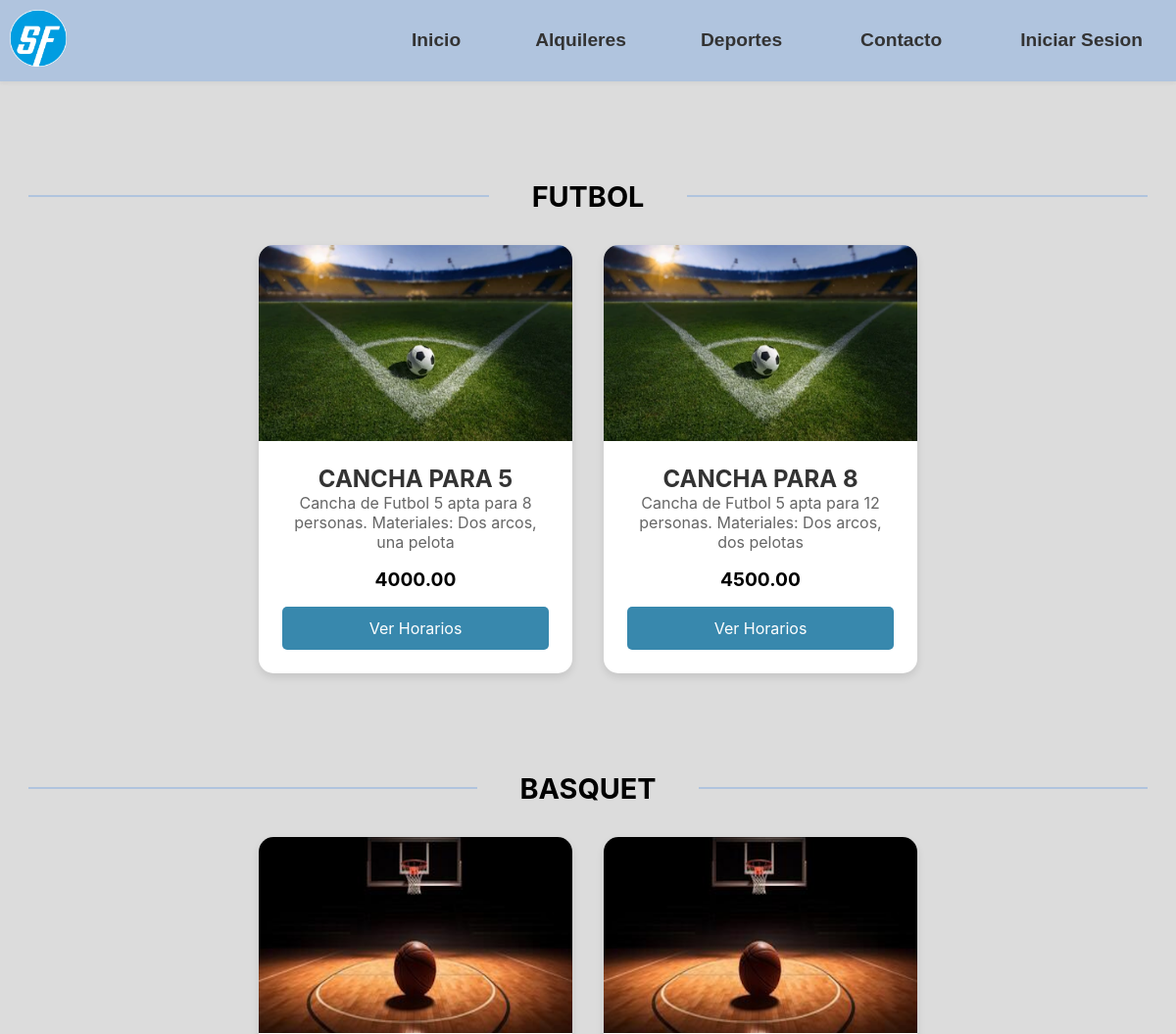
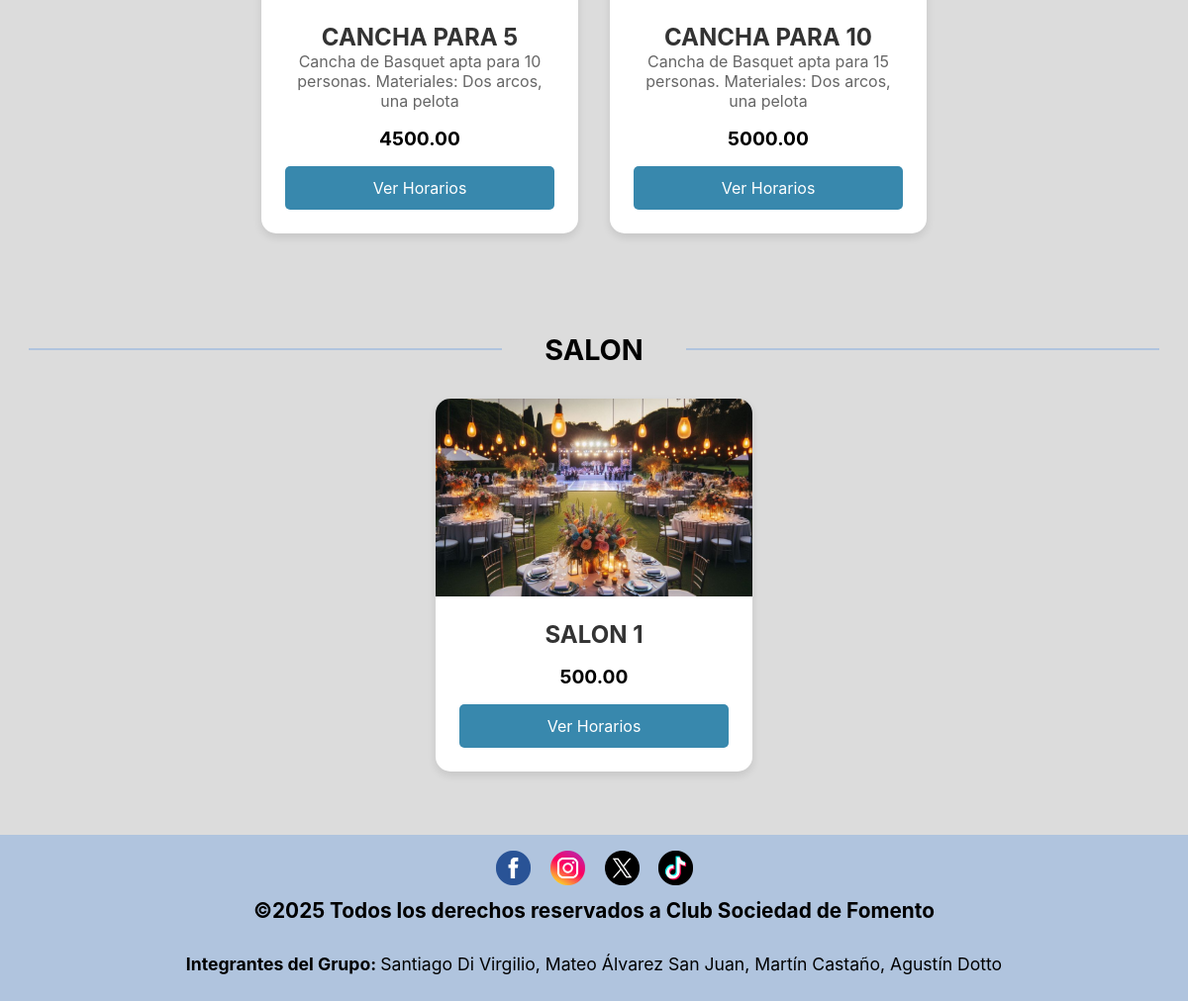
/alquileres.php, run on the app's committed database (2 pictures, top to bottom).
### tables this page shows
CREATE TABLE `deportes` (
  `id_deporte` int(5) NOT NULL,
  `nombre` varchar(50) NOT NULL,
  `descripcion` varchar(255) NOT NULL,
  `cupo_maximo` int(5) NOT NULL
);

CREATE TABLE `canchas` (
  `id_cancha` int(5) NOT NULL,
  `nombre` varchar(50) NOT NULL,
  `tipo` varchar(30) NOT NULL,
  `descripcion` varchar(255) NOT NULL,
  `precio_hora` decimal(10,2) NOT NULL
);

### alquileres.php (the view, shortened to what this page needs)
<!DOCTYPE html>
<html lang="es">
<head>
	<link rel="stylesheet" href="https://cdnjs.cloudflare.com/ajax/libs/font-awesome/4.7.0/css/font-awesome.min.css">
	<link rel="stylesheet" type="text/css" href="css/estilos.css">
</head>
<body>
	<header>
		<a href="index.php"><img src="imagenes/logo.webp" alt="Logo de la página" class="logo"></a>
	<?php
    include("NAV.php");
    include("conexion.php");
    ?>
    </header>
<?php
        $resultado_2 = mysqli_query($conexion, "SELECT * FROM deportes");
?>
        <?php while($variable_2 = mysqli_fetch_assoc($resultado_2)){?>
            <section class="titulo_deportes" id="<?php echo htmlspecialchars($variable_2["nombre"]); ?>">
                <h2><span><?php echo htmlspecialchars($variable_2["nombre"]); ?></span></h2>
                <div class="canchas-container">
                    <?php $resultado_1 = mysqli_query($conexion, "SELECT * FROM canchas"); ?>
                    <?php while($variable_1 = mysqli_fetch_assoc($resultado_1)){?>
                        <?php if($variable_1["tipo"] == $variable_2["nombre"]){?>
                            <div class="cancha-card">
                                <img src="imagenes/<?php echo $variable_1['tipo'].'.png'; ?>" alt="<?php echo $variable_1['nombre']; ?>">
                            <div class="cancha-card-body">
                                <h4><?php echo $variable_1["nombre"]; ?></h4>
                                <p><?php echo $variable_1["descripcion"]; ?></p>
                                <p class="precio"><?php echo $variable_1["precio_hora"]; ?></p>
                                <button class="btn-ver-horarios" data-cancha-id="<?php echo $variable_1['id_cancha']; ?>" data-cancha-nombre="<?php echo htmlspecialchars($variable_1['nombre'], ENT_QUOTES); ?>">Ver Horarios</button>
                            </div>
                            </div>
                        <?php }?>
                    <?php }?>
                </div>
            </section>
        <?php }?>
<footer>
<?php
    include("FOOTER.php");
?>
</footer>
</body>
</html>

### NAV.php (shortened to what this page needs)
<html>
    <nav id="menu_hamburguesa">
    <ul>
			<li><a href="index.php">Inicio</a></li>
			<li class="dropdown">
				<a>Alquileres</a>
			</li>
			<li><a href="deportes.php">Deportes</a></li>
			<li><a href="contacto.php">Contacto</a></li>
			<?php
			if (!empty($_SESSION['VARIABLE'])){
				echo '<li><a href="administracion.php">Administracion</a></li>';
                echo '<li><a href="cerrar_sesion.php">Cerrar Sesion</a></li>';
            }
			else{
			echo '<li><a href="iniciar_sesion.php">Iniciar Sesion</a></li>';
			}
		    ?>
        </ul>
    </nav>
</html>

### FOOTER.php
<html>
	<div>
	<div class="redes-sociales">
		<a href="https://es-la.facebook.com/" target="_blank"><img src="imagenes/icono_facebook.webp" alt="Facebook" class="redes"></a>
		<a href="https://www.instagram.com/" target="_blank"><img src="imagenes/icono_instagram.webp" alt="Instagram" class="redes"> </a>
		<a href="https://twitter.com/i/flow/login?input_flow_data=%7B%22requested_variant%22%3A%22eyJsYW5nIjoiZXMifQ%3D%3D%22%7D" target="_blank"><img src="imagenes/icono_twitter.webp" alt="Twitter" class="redes"></a>
		<a href="https://www.tiktok.com/" target="_blank"><img src="imagenes/icono_tiktok.webp" alt="Tik Tok" class="redes"></a>
	</div>
	<div>
	<li class="legales"><strong>©2025 Todos los derechos reservados a Club Sociedad de Fomento</strong></li>
	</div>
	<div>
	<ul id="sobre_nosotros_footer">
		<li><strong>Integrantes del Grupo: </strong>Santiago Di Virgilio, Mateo Álvarez San Juan, Martín Castaño, Agustín Dotto</li>
	</ul>
	</div>
	</div>
</html>

### css/estilos.css (style rules this page uses)
* { padding: 0; margin: 0; }
body { background-color: #dcdcdc; font-family: -apple-system, BlinkMacSystemFont, "Segoe UI", Roboto, Helvetica, Arial, sans-serif, "Apple Color Emoji", "Segoe UI Emoji", "Segoe UI Symbol"; font-size: 1.3rem; background-size: cover; background-position: center; min-height: 100vh; / background-attachment: fixed; display: flex; flex-direction: column; }
header { display: flex; justify-content: space-between; background-color: #b0c4de; padding: 10px; position: relative; align-items: center; box-shadow: 0 2px 4px rgba(0, 0, 0, 0.05); }
a { text-decoration: none; }
nav { display: flex; justify-content: flex-end; flex-grow: 1; }
nav > ul { display: flex; list-style: none; align-items: center; font-size: 1.2rem; font-family: Arial, sans-serif; gap: 2rem; font-weight: bold; }
nav > ul a { color: #333; padding: 12px 24px; border-radius: 5px; white-space: nowrap; transition: all 0.3s ease; }
nav ul li a { list-style: none; }
li { list-style: none; padding: 8px 0; }
.logo { width: 15%; }
.dropdown { position: relative; display: inline-block; }
.dropdown a { display: block; color: #333 !important; padding: 12px 20px; transition: all 0.3s ease; }
.titulo_deportes { text-align: center; margin-top: 3%; margin-bottom: 2rem; }
.titulo_deportes h2 { display: flex; align-items: center; justify-content: center; font-size: 1.8rem; color: #000000; margin: 0; width: 100%; }
.titulo_deportes h2::before, .titulo_deportes h2::after { content: ''; flex-grow: 1; height: 2px; background-color: #b0c4de; margin: 0 1em; }
.titulo_deportes h2 span { background-color: #dcdcdc; padding: 0 0.5em; }
.canchas-container { display: flex; flex-wrap: wrap; gap: 2rem; justify-content: center; padding: 2rem 0; }
.cancha-card { background-color: #fff; border-radius: 15px; box-shadow: 0 4px 8px rgba(0, 0, 0, 0.1); overflow: hidden; width: 320px; transition: transform 0.3s ease, box-shadow 0.3s ease; display: flex; flex-direction: column; }
.cancha-card img { width: 100%; height: 200px; object-fit: cover; }
.cancha-card-body { padding: 1.5rem; display: flex; flex-direction: column; flex-grow: 1; }
.cancha-card-body h4 { margin-top: 0; font-size: 1.5rem; color: #333; }
.cancha-card-body p { font-size: 1rem; color: #666; flex-grow: 1; }
.cancha-card-body .precio { font-size: 1.2rem; font-weight: bold; color: #000; margin-top: 1rem; }
img.redes { width: 35px; height: 35px; -webkit-transition: all .2s ease-in-out; -moz-transition: all .2s ease-in-out; -o-transition: all .2s ease-in-out; -ms-transition: all .2s ease-in-out; margin-left: 2%; }
.titulo_deportes h2 span { background-color: #dcdcdc; padding: 0 0.5em; white-space: nowrap; }
footer { background-color: #b0c4de; text-align: center; padding: 1rem 0; }
footer div a { color: #000000; display: inline-block; margin: 0 7px; }
#sobre_nosotros_footer li { font-size: 1.1rem; color: #000000; display: inline-block; margin-top: 1%; padding: 0.7rem; }
.btn-ver-horarios { display: block; background-color: #3888ad; color: #ffffff; text-align: center; padding: 0.75rem 1rem; text-decoration: none; border-radius: 5px; margin-top: 1rem; transition: background-color 0.3s ease; border: none; cursor: pointer; width: 100%; font-family: inherit; font-size: 1rem; }

### data on the page
deportes: nombre "FUTBOL"
canchas: tipo (picture), nombre "CANCHA PARA 5", descripcion "Cancha de Futbol 5 apta para 8 personas. Materiales: Dos arcos, una pelota", precio_hora "4000.00"
canchas: tipo (picture), nombre "CANCHA PARA 8", descripcion "Cancha de Futbol 5 apta para 12 personas. Materiales: Dos arcos, dos pelotas", precio_hora "4500.00"
deportes: nombre "BASQUET"
canchas: tipo (picture), nombre "CANCHA PARA 5", descripcion "Cancha de Basquet apta para 10 personas. Materiales: Dos arcos, una pelota", precio_hora "4500.00"
canchas: tipo (picture), nombre "CANCHA PARA 10", descripcion "Cancha de Basquet apta para 15 personas. Materiales: Dos arcos, una pelota", precio_hora "5000.00"
deportes: nombre "SALON"
canchas: tipo (picture), nombre "SALON 1", precio_hora "500.00"
